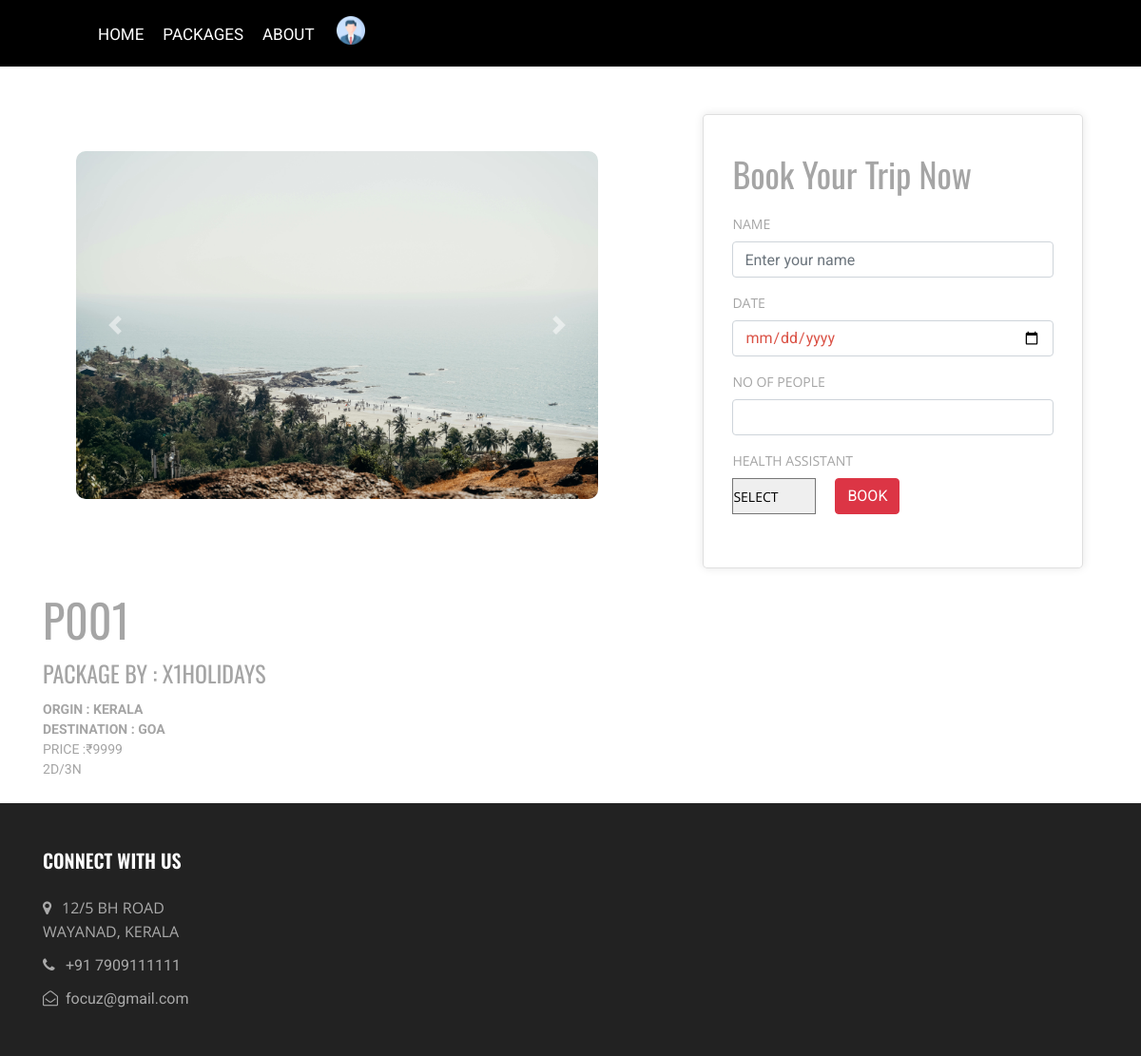
Screenshot of /packageDetails/20 (signed in) with the database file from the repository.
### app/models.py (models this page shows, shortened)
class Package(models.Model):
    user_id = models.ForeignKey(CustomUser, on_delete=models.CASCADE)
    package_name = models.CharField(max_length=100)
    img1 = models.FileField(upload_to='package')
    img2 = models.FileField(upload_to='package')
    expiry_date = models.DateField()
    price = models.IntegerField()
    no_of_days = models.IntegerField()
    no_of_night = models.IntegerField()
    source = models.CharField(max_length=50)
    destination = models.CharField(max_length=50)
    description = models.CharField(max_length=200)
    is_active = models.BooleanField(default=False)

class CustomUser(AbstractUser):
    register_status = (
        ('approve', 'approve'),
        ('pending', 'pending'),
        ('reject', 'reject'),
    )
    phone_number = models.CharField(max_length=10)
    user_type = models.CharField(max_length=100)
    status = models.CharField(choices=register_status, default='pending', max_length=50)

### app/views.py (the view)
# urls.py: path('packageDetails/<int:id>', views.packageDetails, name="packageDetails"),
@cache_control(no_cache=True, must_revalidate=True, no_store=True)
@login_required(login_url=Login)
def packageDetails(request,id):
    User = CustomUser.objects.get(id=request.user.id)
    package = Package.objects.get(id=id)
    health_assistant = HealthAssistant.objects.filter(user_id=package.user_id)
    booking_data = Booking.objects.filter(package_id=id)
    if request.method == 'POST':
        name = request.POST['name']
        date = request.POST['date']
        no_of_people = int(request.POST['no_of_people'])
        health_assistant_id = request.POST['health_assistant']
        booking_date = datetime.strptime(date, '%Y-%m-%d').date()
        if health_assistant_id:
            health_assistant = HealthAssistant.objects.get(id=health_assistant_id)
        else:
            health_assistant = None
        total_amount = package.price * no_of_people
        booking = Booking.objects.create(
                                         user_id=User,
                                         package_id=package,
                                         name=name,
                                         booking_date=booking_date,
                                         no_of_people=no_of_people,
                                         HealthAssistant_id=health_assistant,
                                         total_amount=total_amount
                                         )
        booking.save()
        return redirect(userviewbookings)
    else:
        context = {
            'package':package,
            'health_assistant':health_assistant,
            'booking_data':booking_data,
            'User':User
        }
        return render(request, 'User/PackageDetails.html', context)

### template/User/PackageDetails.html (shortened to what this page needs)
{% extends 'User/UserHome.html' %}
{% block content %}
<div class="flex flex-wrap justify-content-center" style="margin-top: 85px;">
  <div id="carouselExampleControls" class="carousel slide width" data-ride="carousel" data-interval="false">
    <div class="carousel-inner">
      <div class="carousel-item active ">
      <img class="d-block w-100" src="{{ package.img1.url }}" alt="First slide">
    </div>
  </div>
  <a class="carousel-control-prev" href="#carouselExampleControls" role="button" data-slide="prev">
    <span class="carousel-control-prev-icon" aria-hidden="true"></span>
  </a>
  <a class="carousel-control-next" href="#carouselExampleControls" role="button" data-slide="next">
    <span class="carousel-control-next-icon" aria-hidden="true"></span>
  </a>
</div>
<div class="card">
  <h3>Book Your Trip Now</h3><br>
  <form action="{% url 'packageDetails' id=package.id %}" method="post" class="forms-sample">
    <div class="form-group">
      <label for="name">NAME</label>
      <input type="text" name="name" class="form-control" id="name" placeholder="Enter your name" required>
    </div>
    <div class="form-group">
      <label for="st-date">DATE</label>
      <input type="date" name="date" class="form-control" id="st-date" oninput="validateDate()" required>
    </div>
    <div class="form-group">
      <label for="no-people">NO OF PEOPLE</label>
      <input type="number" name="no_of_people" class="form-control" id="no-people" required>
    </div>
    <div class="form-group">
      <label for="health-ass">HEALTH ASSISTANT</label><br>
      <div class="d-flex flex-wrap" style="gap: 20px;">
      <select name="health_assistant" id="">
        <option value="">SELECT</option>
      </select>
      <button type="submit" class="btn btn-danger">BOOK</button>
    </div>
  </div>
  </form>
</div>
</div>
<div class="container details">
  <h2>{{ package.package_name }}</h2>
  <h4>PACKAGE BY : {{ package.user_id.username }}</h4>
    <ul>
      <li><b>ORGIN : {{ package.source }}</b></li>
      <li><b>DESTINATION : {{ package.destination }}</b></li>
      <li>PRICE :₹{{ package.price }}</li>
      <li>{{ package.no_of_days }}D/{{ package.no_of_night }}N</li>
    </ul>
  </div>
{% endblock %}

### static/css/main_styles.css (style rules this page uses)
* { margin: 0; padding: 0; -webkit-font-smoothing: antialiased; -webkit-text-shadow: rgba(0,0,0,.01) 0 0 1px; text-shadow: rgba(0,0,0,.01) 0 0 1px; }
body { font-family: 'Open Sans', sans-serif; font-size: 14px; font-weight: 400; background: #FFFFFF; color: #a5a5a5; }
div { display: block; position: relative; -webkit-box-sizing: border-box; -moz-box-sizing: border-box; box-sizing: border-box; }
ul { list-style: none; margin-bottom: 0px; }
a, a:hover, a:visited, a:active, a:link { text-decoration: none; -webkit-font-smoothing: antialiased; -webkit-text-shadow: rgba(0,0,0,.01) 0 0 1px; text-shadow: rgba(0,0,0,.01) 0 0 1px; }
h2 { font-size: 48px; }
h3 { font-size: 36px; }
h4 { font-size: 24px; }
h1, h2, h3, h4, h5, h6 { font-family: 'Oswald', sans-serif; font-weight: 400; -webkit-font-smoothing: antialiased; -webkit-text-shadow: rgba(0,0,0,.01) 0 0 1px; text-shadow: rgba(0,0,0,.01) 0 0 1px; }
.form-control { color: #db5246; }

### template/User/PackageDetails.html (style rules this page uses)
.card { width: 400px; margin: 0px auto; padding: 40px 30px; background-color: #fff; border-radius: 5px; box-shadow: 0 0 10px rgba(0, 0, 0, 0.1); margin-top: 35px; }
.width { width: 49%; }
.flex { display: flex; gap: 50px; align-items: center; margin-top: 20px; padding-left: 80px; }

### rows the page displays
Package: img1 (picture), package_name "P001", user_id.username "X1HOLIDAYS", source "KERALA", destination "GOA", price "9999", no_of_days "2", no_of_night "3"
